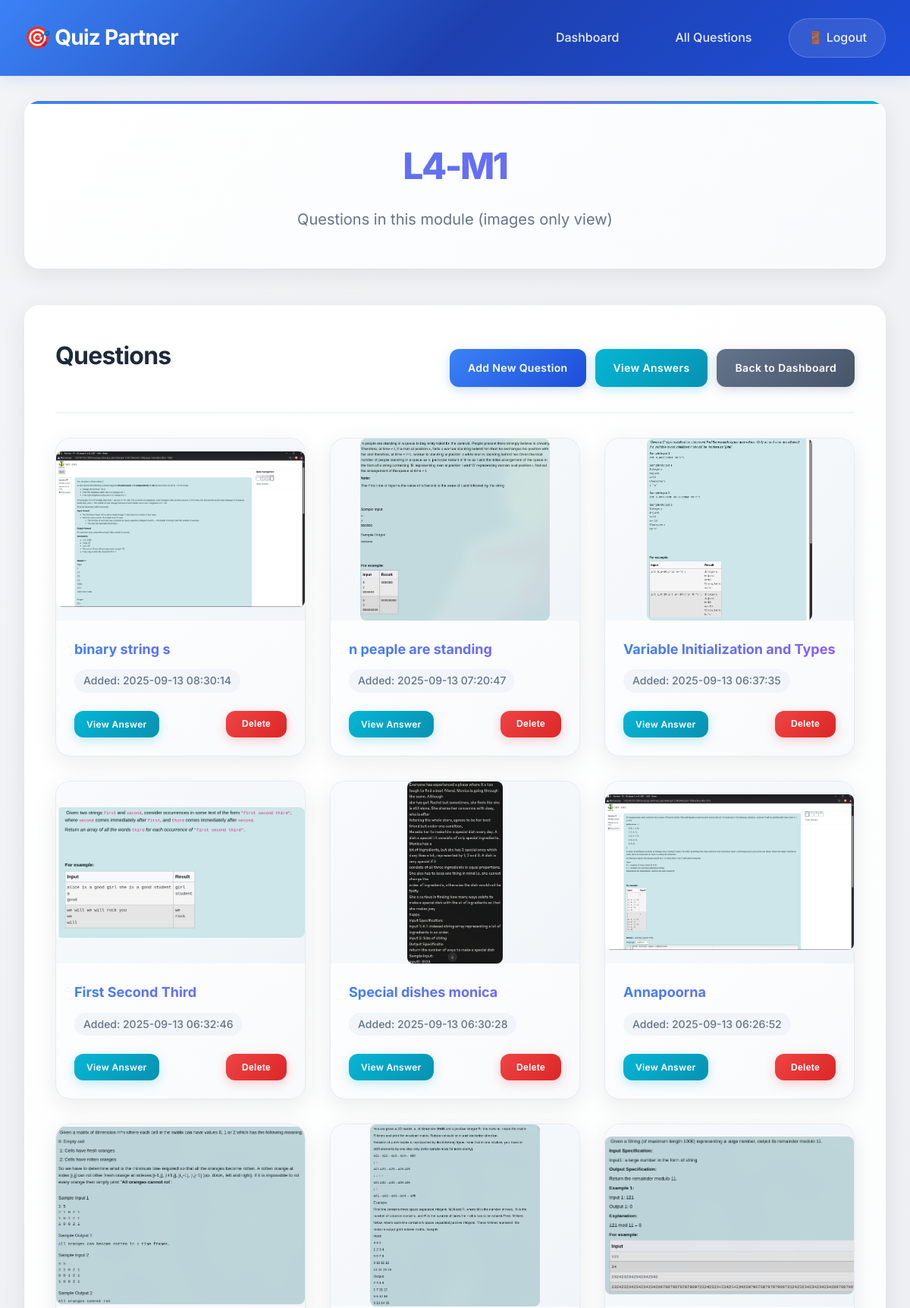
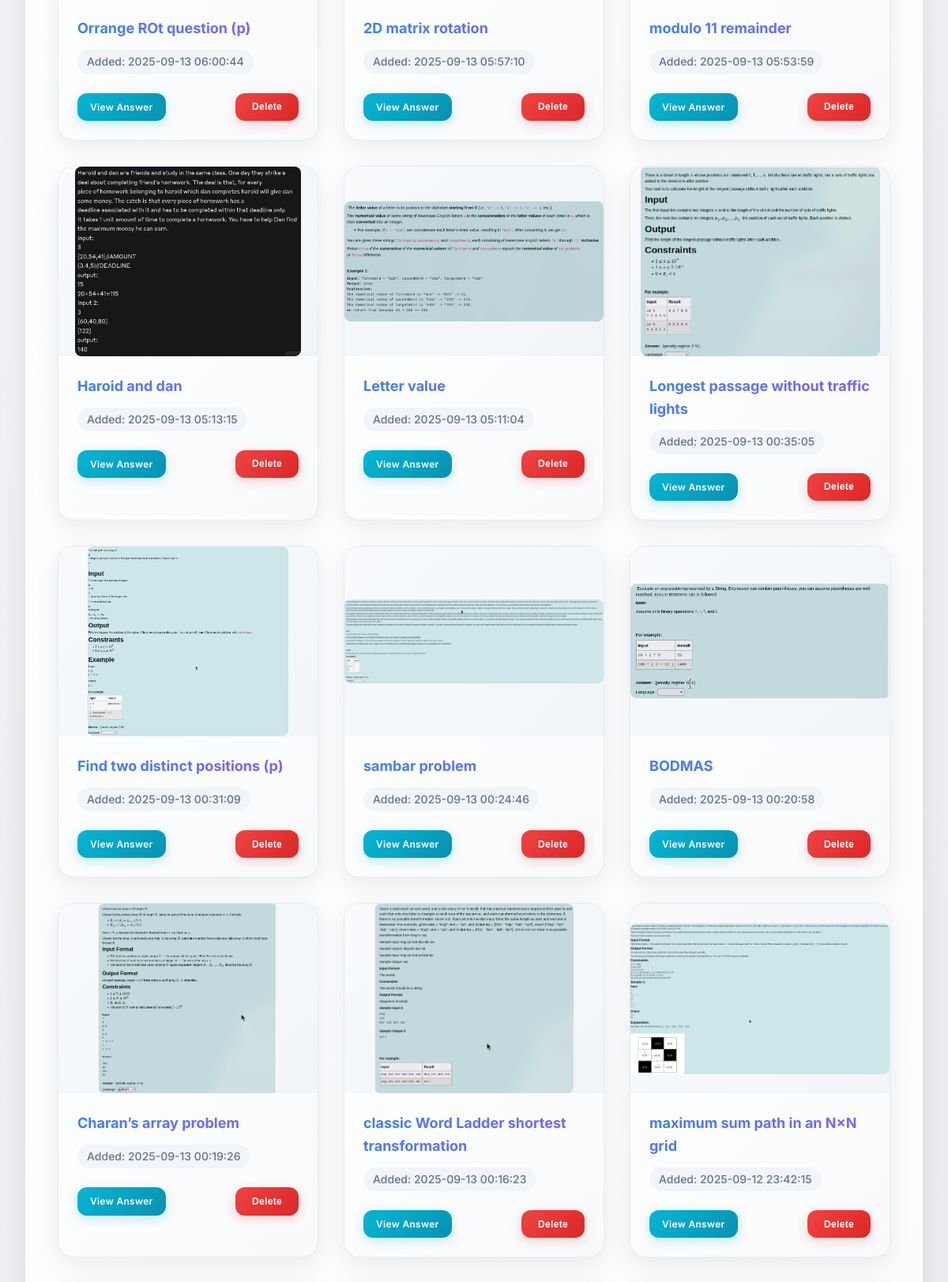
The page /module/2 (upper part) on the database its author committed (2 pictures, top to bottom).
### tables this page shows
CREATE TABLE modules (
            id INTEGER PRIMARY KEY AUTOINCREMENT,
            name TEXT NOT NULL UNIQUE,
            created_at TIMESTAMP DEFAULT CURRENT_TIMESTAMP
        );

CREATE TABLE questions (
            id INTEGER PRIMARY KEY AUTOINCREMENT,
            module_id INTEGER NOT NULL,
            image_path TEXT NOT NULL,
            answer TEXT NOT NULL,
            created_at TIMESTAMP DEFAULT CURRENT_TIMESTAMP, name TEXT NOT NULL DEFAULT "Untitled Question",
            FOREIGN KEY (module_id) REFERENCES modules (id) ON DELETE CASCADE
        );

### app_sqlite_with_auth.py (the view)
@app.route('/module/<int:module_id>')
def module_view(module_id):
    conn = get_db_connection()
    module = conn.execute(
        'SELECT * FROM modules WHERE id = ?', (module_id,)
    ).fetchone()
    if not module:
        flash('Module not found!', 'error')
        return redirect(url_for('dashboard'))
    questions = conn.execute(
        'SELECT * FROM questions WHERE module_id = ? ORDER BY created_at DESC',
        (module_id,)
    ).fetchall()
    conn.close()
    return render_template('module.html', module=module, questions=questions)

### app_sqlite_with_auth.py (called while the page is built)
@app.after_request
def add_security_headers(response):
    response.headers['X-Content-Type-Options'] = 'nosniff'
    response.headers['X-Frame-Options'] = 'DENY'
    response.headers['X-XSS-Protection'] = '1; mode=block'
    response.headers['Strict-Transport-Security'] = 'max-age=31536000; includeSubDomains'
    return response

def is_logged_in():
    return session.get('logged_in', False)

def get_db_connection():
    conn = sqlite3.connect('Crime_platform.db', timeout=20.0)
    conn.row_factory = sqlite3.Row
    conn.execute('PRAGMA foreign_keys = ON')
    return conn

@app.context_processor
def inject_auth():
    return dict(is_logged_in=is_logged_in())

### templates/module.html (shortened to what this page needs)
{% extends "base.html" %}
{% block content %}
<div class="page-header">
    <h1>{{ module.name }}</h1>
    <p>Questions in this module (images only view)</p>
</div>
<div class="section">
    <div class="section-header">
        <h2>Questions</h2>
        <div class="section-actions">
            <a href="{{ url_for('add_question', module_id=module.id) }}" class="btn btn-primary">Add New Question</a>
            <a href="{{ url_for('answers_view', module_id=module.id) }}" class="btn btn-info">View Answers</a>
            <a href="{{ url_for('dashboard') }}" class="btn btn-secondary">Back to Dashboard</a>
        </div>
    </div>
    {% if questions %}
        <div class="questions-grid">
            {% for question in questions %}
            <div class="question-card">
                <div class="question-image">
                    <img src="{{ url_for('uploaded_file', filename=question.image_path) }}"
                         alt="{{ question.name or 'Question ' ~ loop.index }}"
                         class="question-img">
                </div>
                <div class="question-info">
                    <p class="question-number">{{ question.name or 'Question #' ~ loop.index }}</p>
                    <small class="question-date">Added: {{ question.created_at }}</small>
                </div>
                <div class="question-actions">
                    <a href="{{ url_for('question_answer', question_id=question.id) }}"
                       class="btn btn-info btn-small">View Answer</a>
                    <button class="btn btn-danger btn-small delete-question"
                            data-question-id="{{ question.id }}"
                            data-name="{{ question.name or 'Question #' ~ loop.index }}">Delete</button>
                </div>
            </div>
            {% endfor %}
        </div>
    {% else %}
        <div class="empty-state">
            <p>No questions added yet. <a href="{{ url_for('add_question', module_id=module.id) }}">Add your first question!</a></p>
        </div>
    {% endif %}
</div>
{% endblock %}

### rows shown on the page
modules: name "L4-M1"
questions: image_path (picture), name "binary string s", created_at "2025-09-13 08:30:14"
questions: image_path (picture), name "n peaple are standing", created_at "2025-09-13 07:20:47"
questions: image_path (picture), name "Variable Initialization and Types", created_at "2025-09-13 06:37:35"
questions: image_path (picture), name "First Second Third", created_at "2025-09-13 06:32:46"
questions: image_path (picture), name "Special dishes monica", created_at "2025-09-13 06:30:28"
questions: image_path (picture), name "Annapoorna", created_at "2025-09-13 06:26:52"
questions: image_path (picture), name "Orrange ROt question (p)", created_at "2025-09-13 06:00:44"
questions: image_path (picture), name "2D matrix rotation", created_at "2025-09-13 05:57:10"
questions: image_path (picture), name "modulo 11 remainder", created_at "2025-09-13 05:53:59"
questions: image_path (picture), name "Haroid and dan", created_at "2025-09-13 05:13:15"
questions: image_path (picture), name "Letter value", created_at "2025-09-13 05:11:04"
questions: image_path (picture), name "Longest passage without traffic lights", created_at "2025-09-13 00:35:05"
questions: image_path (picture), name "Find two distinct positions (p)", created_at "2025-09-13 00:31:09"
questions: image_path (picture), name "sambar problem", created_at "2025-09-13 00:24:46"
questions: image_path (picture), name "BODMAS", created_at "2025-09-13 00:20:58"
questions: image_path (picture), name "Charan’s array problem", created_at "2025-09-13 00:19:26"
questions: image_path (picture), name "classic Word Ladder shortest transformation", created_at "2025-09-13 00:16:23"
questions: image_path (picture), name "maximum sum path in an N×N grid", created_at "2025-09-12 23:42:15"
